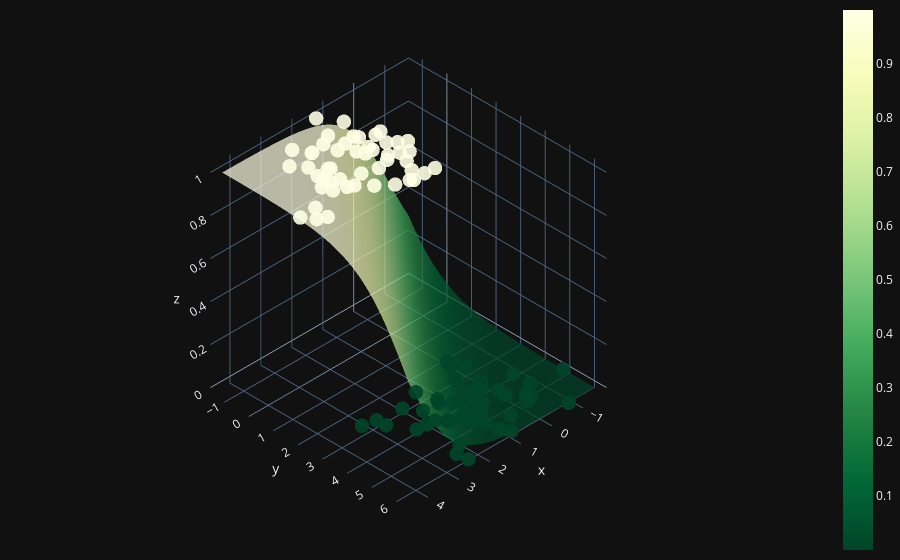

The notebook cell saved with this chart:
### Code cell
X0 = np.linspace(X[:, 0].min(), X[:, 0].max(), 100)
X1 = np.linspace(X[:, 1].min(), X[:, 1].max(), 100)
xx0, xx1 = np.meshgrid(X0, X1)
Z = W[0] * xx0 + W[1] * xx1 + b
A = 1 / (1 + np.exp(-Z))

fig = (go.Figure(data=[go.Surface(z=A, x=xx0, y=xx1, colorscale='YlGn', opacity = 0.7, reversescale=True)]))

fig.add_scatter3d(x=X[:, 0].flatten(), y=X[:, 1].flatten(), z=y.flatten(), mode='markers', marker=dict(size=5, color=y.flatten(), colorscale='YlGn', opacity = 0.9, reversescale=True))


fig.update_layout(template= "plotly_dark", margin=dict(l=0, r=0, b=0, t=0))
fig.layout.scene.camera.projection.type = "orthographic"
fig.show()

### Figure 1 — Plotly figure (JSON) as saved in the notebook; plotly's stock layout.template omitted (floating-point values rounded to 4 significant figures; data arrays with more than 128 entries replaced by an {"elided": "..."} marker saying what was removed)
{"data": [{"colorscale": [[0, "rgb(255,255,229)"], [0.125, "rgb(247,252,185)"], [0.25, "rgb(217,240,163)"], [0.375, "rgb(173,221,142)"], [0.5, "rgb(120,198,121)"], [0.625, "rgb(65,171,93)"], [0.75, "rgb(35,132,67)"], [0.875, "rgb(0,104,55)"], [1, "rgb(0,69,41)"]], "opacity": 0.7, "reversescale": true, "type": "surface", "x": {"elided": "100x100 float values"}, "y": {"elided": "100x100 float values"}, "z": {"elided": "100x100 float values"}}, {"marker": {"color": [1, 1, 0, 0, 1, 0, 0, 1, 0, 1, 0, 1, 0, 0, 1, 1, 1, 0, 1, 1, 0, 0, 1, 0, 1, 0, 1, 0, 0, 1, 1, 0, 1, 1, 1, 0, 1, 1, 0, 1, 0, 0, 0, 0, 1, 1, 1, 1, 0, 0, 1, 1, 0, 0, 0, 0, 0, 1, 1, 1, 1, 0, 0, 1, 0, 1, 0, 0, 1, 0, 0, 1, 1, 0, 0, 0, 1, 1, 0, 0, 1, 0, 0, 0, 0, 0, 1, 0, 1, 1, 1, 1, 1, 1, 0, 0, 1, 1, 0, 1], "colorscale": [[0, "rgb(255,255,229)"], [0.125, "rgb(247,252,185)"], [0.25, "rgb(217,240,163)"], [0.375, "rgb(173,221,142)"], [0.5, "rgb(120,198,121)"], [0.625, "rgb(65,171,93)"], [0.75, "rgb(35,132,67)"], [0.875, "rgb(0,104,55)"], [1, "rgb(0,69,41)"]], "opacity": 0.9, "reversescale": true, "size": 5}, "mode": "markers", "type": "scatter3d", "x": [4.219, 0.9078, -0.2765, 0.08848, 3.243, 1.442, 1.022, 3.978, 0.5889, 1.252, 0.6284, 1.686, 1.185, 0.06897, 1.787, 4.438, 3.182, 0.3038, 0.7394, 1.285, 1.131, 0.6647, 1.316, -0.1889, 2.579, 0.8731, 1.311, 0.9868, 1.42, 2.354, 2.432, 1.043, 0.9509, 2.451, 1.62, 2.155, 1.381, 1.987, 2.116, 0.564, -0.07228, 2.509, -0.73, 1.379, 0.8821, 2.222, 2.016, 1.701, -0.6539, 0.5731, 1.957, 0.7624, 2.465, 1.333, 3.246, 1.103, 2.859, 1.6, 2.976, 2.68, 1.419, 1.926, -0.09448, 2.728, 1.12, 1.557, 0.1055, 2.844, 3.155, 1.841, 1.289, 1.642, 3.923, 1.705, 0.1631, 0.3419, 1.021, 2.669, 0.4666, 0.9481, 1.194, 1.154, -0.2942, 1.737, 0.4655, 0.0808, 3.003, 2.207, 1.361, 2.632, 2.827, 2.912, 1.142, 1.055, 2.47, -1.577, 1.412, 3.005, -0.6376, 0.8298], "y": [2.234, 0.4598, 5.081, 2.323, 1.215, 2.768, 4.117, 2.378, 4.001, 0.2081, 4.46, 0.6583, 5.28, 4.356, 1.7, 1.842, -0.1823, 3.944, 0.4361, 1.437, 4.682, 4.36, 2.441, 5.205, 0.7261, 4.714, 0.07123, 6.09, 4.637, 2.224, -0.2017, 4.606, 0.9498, -0.1954, 2.747, 4.124, 0.9295, 2.611, 3.069, 1.337, 2.884, 5.773, 6.255, 3.619, 2.841, 1.533, -0.2704, -0.4773, 4.767, 5.526, 0.2342, 1.165, 6.2, 5.01, 2.849, 4.706, 2.956, 0.9151, 1.216, -0.7044, 1.574, 4.152, 5.358, 1.305, 5.758, 2.827, 3.725, 3.327, 1.553, 3.562, 3.45, 0.1502, 1.804, 4.433, 2.578, 3.941, 1.579, 1.82, 3.866, 4.732, 2.808, 3.902, 5.273, 4.425, 3.123, 4.691, 0.7427, 5.506, 0.748, 0.6894, 1.721, 0.2466, 2.015, -0.6471, 4.099, 4.957, -1.326, 0.9852, 4.091, 1.742], "z": [1, 1, 0, 0, 1, 0, 0, 1, 0, 1, 0, 1, 0, 0, 1, 1, 1, 0, 1, 1, 0, 0, 1, 0, 1, 0, 1, 0, 0, 1, 1, 0, 1, 1, 1, 0, 1, 1, 0, 1, 0, 0, 0, 0, 1, 1, 1, 1, 0, 0, 1, 1, 0, 0, 0, 0, 0, 1, 1, 1, 1, 0, 0, 1, 0, 1, 0, 0, 1, 0, 0, 1, 1, 0, 0, 0, 1, 1, 0, 0, 1, 0, 0, 0, 0, 0, 1, 0, 1, 1, 1, 1, 1, 1, 0, 0, 1, 1, 0, 1]}], "layout": {"margin": {"b": 0, "l": 0, "r": 0, "t": 0}, "scene": {"camera": {"projection": {"type": "orthographic"}}}}}
